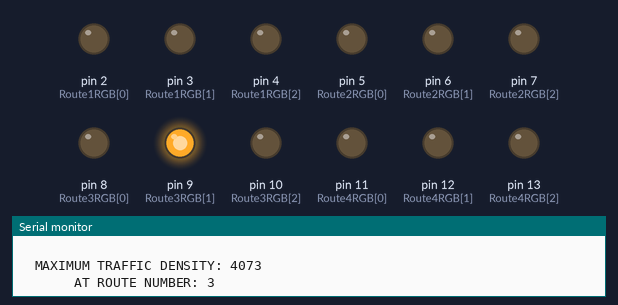
The sketch below on a simulated Arduino Uno, built with avr-gcc and run on an emulated ATmega328P. Parts: output pins drawn as LEDs (lit = HIGH), the last lines printed to the serial monitor. Random numbers use the default seed unless the sketch sets one.

Above: at 0.2 s.
At 6.4 s:
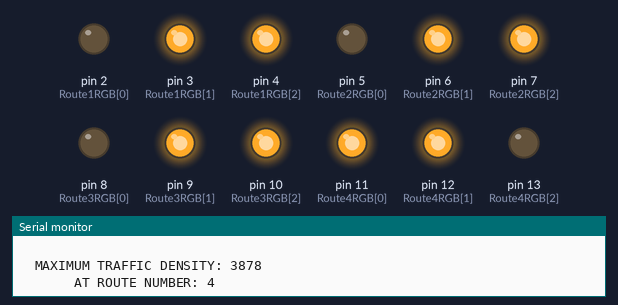
At 16.6 s:
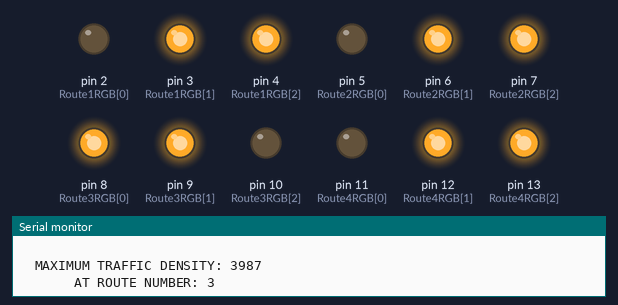
At 26.9 s:
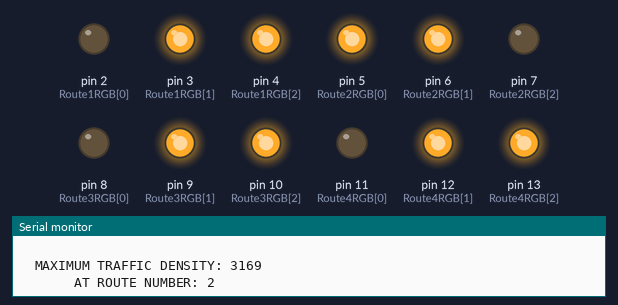
At 35.1 s:
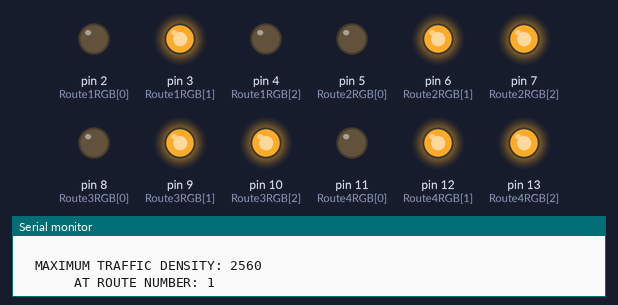
At 37.2 s:
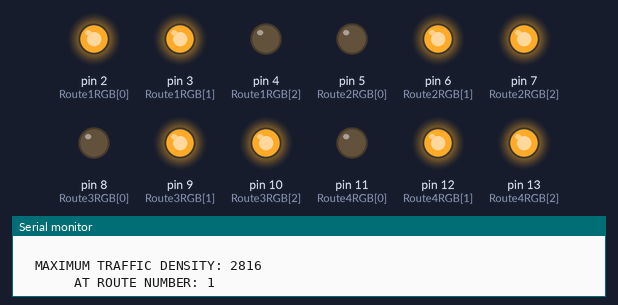
Timing chart, 0 to 38.7 s (numbered marks = the images above):
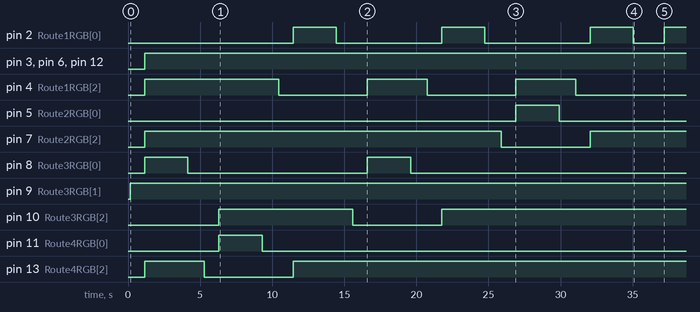

Measured:
- by itself, pin 2 (Route1RGB[0]): repeats every 10.3 s: LOW 7.3 s, HIGH 3.0 s
- by itself, pin 3 (Route1RGB[1]), pin 6 (Route2RGB[1]), pin 12 (Route4RGB[1]): LOW → HIGH at 1.2 s
- by itself, pin 4 (Route1RGB[2]): repeats every 10.3 s: LOW 6.1 s, HIGH 4.1 s
- by itself, pin 5 (Route2RGB[0]): LOW → HIGH at 26.9 s, → LOW 3.0 s later
- by itself, pin 7 (Route2RGB[2]): LOW → HIGH at 1.2 s, → LOW 24.7 s later, → HIGH 6.1 s later
- by itself, pin 8 (Route3RGB[0]): alternates HIGH for 3.0 s and LOW for 12.4 s, 4 changes in all, then stays LOW
- by itself, pin 9 (Route3RGB[1]): LOW → HIGH at 0.15 s
- by itself, pin 10 (Route3RGB[2]): LOW → HIGH at 6.3 s, → LOW 9.3 s later, → HIGH 6.1 s later

The sketch:

Instinctus.ino
```cpp
/*Engineering, Design & Innovation - EE391
 ***Traffic Signal Light Controller***
 *
 *Group Member: Choudhry Bilal Mazhar (cm00326)
 *              Muhammad Talha (mt00727)
 *              Syed Yasir Afzal (sa1670)
 *
 *Instructors: Dr. Basit Memon
 *             Gulraiz Khan
 */

int TrafficDensity()
{
Serial.print(" ");
Serial.println(" ");
Serial.print("Route 1 --> Traffic Density: ");
int r1 = random(0,4500);
Serial.println(r1);
Serial.print("Route 2 --> Traffic Density: ");
int r2 = random(0,4500);
Serial.println(r2);
Serial.print("Route 3 --> Traffic Density: ");
int r3 = random(0,4500);
Serial.println(r3);
Serial.print("Route 4 --> Traffic Density: ");
int r4 = random(0,4500);
Serial.println(r4);
int a[] = {r1,r2,r3,r4};
int mn;
int r=1;
int c;
int i = 0;
mn=a[0];
for(int i=0;i<4;i++)
  {
    if(mn<a[i])
    {
      mn=a[i];
      r = i+1;
    }
  }
  Serial.print(" ");
  Serial.println(" ");
  Serial.print("  MAXIMUM TRAFFIC DENSITY: ");
  Serial.println(mn);
  Serial.print("       AT ROUTE NUMBER: ");
  Serial.println(r);
  Serial.print("\n");
return r;
}

int Route1RGB[]={2,3,4};//RGB LED - Red, Green and Blue Pins
int Route2RGB[]={5,6,7};
int Route3RGB[]={8,9,10};
int Route4RGB[]={11,12,13};

void setup()
{
   Serial.begin(9600);
  for (int i = 0; i < 3; i++)
  {
    pinMode(Route1RGB[i], OUTPUT);
    pinMode(Route2RGB[i], OUTPUT);
    pinMode(Route3RGB[i], OUTPUT);
    pinMode(Route4RGB[i], OUTPUT);
  }
  for (int i = 0; i < 3; i++)
  {
    digitalWrite(Route1RGB[i], LOW);
    digitalWrite(Route2RGB[i], LOW);
    digitalWrite(Route3RGB[i], LOW);
    digitalWrite(Route4RGB[i], LOW);
  }
}

int count = 0;

void loop() {
  int x;
  int arr[1];
  x = TrafficDensity();

 {

  if (x == 2)
  {
    digitalWrite(Route2RGB[0],LOW);
    digitalWrite(Route2RGB[1],HIGH);
    digitalWrite(Route2RGB[2],LOW);
    delay(1000);
    digitalWrite(Route1RGB[0],LOW);
    digitalWrite(Route1RGB[1],HIGH);
    digitalWrite(Route1RGB[2],HIGH);
    digitalWrite(Route2RGB[0],HIGH);
    digitalWrite(Route2RGB[1],HIGH);
    digitalWrite(Route2RGB[2],LOW);
    digitalWrite(Route3RGB[0],LOW);
    digitalWrite(Route3RGB[1],HIGH);
    digitalWrite(Route3RGB[2],HIGH);
    digitalWrite(Route4RGB[0],LOW);
    digitalWrite(Route4RGB[1],HIGH);
    digitalWrite(Route4RGB[2],HIGH);
    delay(3000);
    digitalWrite(Route2RGB[0],LOW);
    digitalWrite(Route2RGB[1],HIGH);
    digitalWrite(Route2RGB[2],LOW);
    delay(1000);
  }

  else if (x == 3)
  {
    digitalWrite(Route3RGB[0],LOW);
    digitalWrite(Route3RGB[1],HIGH);
    digitalWrite(Route3RGB[2],LOW);
    delay(1000);
    digitalWrite(Route1RGB[0],LOW);
    digitalWrite(Route1RGB[1],HIGH);
    digitalWrite(Route1RGB[2],HIGH);
    digitalWrite(Route2RGB[0],LOW);
    digitalWrite(Route2RGB[1],HIGH);
    digitalWrite(Route2RGB[2],HIGH);
    digitalWrite(Route3RGB[0],HIGH);
    digitalWrite(Route3RGB[1],HIGH);
    digitalWrite(Route3RGB[2],LOW);
    digitalWrite(Route4RGB[0],LOW);
    digitalWrite(Route4RGB[1],HIGH);
    digitalWrite(Route4RGB[2],HIGH);
    delay(3000);
    digitalWrite(Route3RGB[0],LOW);
    digitalWrite(Route3RGB[1],HIGH);
    digitalWrite(Route3RGB[2],LOW);
    delay(1000);
  }

  else if (x == 4)
  {
    digitalWrite(Route4RGB[0],LOW);
    digitalWrite(Route4RGB[1],HIGH);
    digitalWrite(Route4RGB[2],LOW);
    delay(1000);
    digitalWrite(Route1RGB[0],LOW);
    digitalWrite(Route1RGB[1],HIGH);
    digitalWrite(Route1RGB[2],HIGH);
    digitalWrite(Route2RGB[0],LOW);
    digitalWrite(Route2RGB[1],HIGH);
    digitalWrite(Route2RGB[2],HIGH);
    digitalWrite(Route3RGB[0],LOW);
    digitalWrite(Route3RGB[1],HIGH);
    digitalWrite(Route3RGB[2],HIGH);
    digitalWrite(Route4RGB[0],HIGH);
    digitalWrite(Route4RGB[1],HIGH);
    digitalWrite(Route4RGB[2],LOW);
    delay(3000);
    digitalWrite(Route4RGB[0],LOW);
    digitalWrite(Route4RGB[1],HIGH);
    digitalWrite(Route4RGB[2],LOW);
    delay(1000);
  }

  else
  {
    digitalWrite(Route1RGB[0],LOW);
    digitalWrite(Route1RGB[1],HIGH);
    digitalWrite(Route1RGB[2],LOW);
    delay(1000);
    digitalWrite(Route1RGB[0],HIGH);
    digitalWrite(Route1RGB[1],HIGH);
    digitalWrite(Route1RGB[2],LOW);
    digitalWrite(Route2RGB[0],LOW);
    digitalWrite(Route2RGB[1],HIGH);
    digitalWrite(Route2RGB[2],HIGH);
    digitalWrite(Route3RGB[0],LOW);
    digitalWrite(Route3RGB[1],HIGH);
    digitalWrite(Route3RGB[2],HIGH);
    digitalWrite(Route4RGB[0],LOW);
    digitalWrite(Route4RGB[1],HIGH);
    digitalWrite(Route4RGB[2],HIGH);
    delay(3000);
    digitalWrite(Route1RGB[0],LOW);
    digitalWrite(Route1RGB[1],HIGH);
    digitalWrite(Route1RGB[2],LOW);
    delay(1000);
  }
 }
}
```
